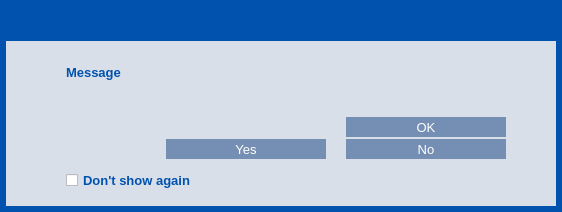
<?xml version="1.0" encoding="UTF-8"?>
<ui version="4.0">
 <class>MessageBoxDialog</class>
 <widget class="QDialog" name="MessageBoxDialog">
  <property name="geometry">
   <rect>
    <x>0</x>
    <y>0</y>
    <width>562</width>
    <height>212</height>
   </rect>
  </property>
  <property name="sizePolicy">
   <sizepolicy hsizetype="Preferred" vsizetype="Minimum">
    <horstretch>0</horstretch>
    <verstretch>0</verstretch>
   </sizepolicy>
  </property>
  <property name="minimumSize">
   <size>
    <width>550</width>
    <height>0</height>
   </size>
  </property>
  <property name="windowTitle">
   <string/>
  </property>
  <property name="styleSheet">
   <string notr="true">#MessageBoxDialog {
	background-color: rgb(0, 82, 174);
}

/* =========== CheckBox ==============*/
QCheckBox {
    spacing: 5px;
	color: #0052AE;
}

QCheckBox::indicator {
    width: 12px;
    height: 12px;
}

QCheckBox::indicator:unchecked {
	image: url(:/res/check_unchecked.png);
}

QCheckBox::indicator:unchecked:hover {
    image: url(:/res/check_unchecked.png);
}

QCheckBox::indicator:unchecked:pressed {
    image: url(:/res/check_unchecked.png);
}

QCheckBox::indicator:checked {
	image: url(:/res/check_checked.png);
}

QCheckBox::indicator:checked:hover {
    image: url(:/res/check_checked.png);
}

QCheckBox::indicator:checked:pressed {
    image: url(:/res/check_checked.png);
}</string>
  </property>
  <layout class="QVBoxLayout" name="verticalLayout_2">
   <property name="spacing">
    <number>6</number>
   </property>
   <property name="margin">
    <number>6</number>
   </property>
   <item>
    <widget class="QFrame" name="frame">
     <property name="styleSheet">
      <string notr="true">#frame {
	background-color: #D8DFE9;
    border-style:none;
}</string>
     </property>
     <property name="frameShape">
      <enum>QFrame::StyledPanel</enum>
     </property>
     <property name="frameShadow">
      <enum>QFrame::Raised</enum>
     </property>
     <layout class="QVBoxLayout" name="verticalLayout" stretch="0,0,1,0,0,0,0,0">
      <property name="spacing">
       <number>0</number>
      </property>
      <property name="margin">
       <number>0</number>
      </property>
      <item>
       <widget class="QWidget" name="wCaption" native="true">
        <property name="minimumSize">
         <size>
          <width>0</width>
          <height>35</height>
         </size>
        </property>
        <property name="maximumSize">
         <size>
          <width>16777215</width>
          <height>35</height>
         </size>
        </property>
        <property name="styleSheet">
         <string notr="true">#wCaption {
	background-color:  rgb(0, 82, 174);
}</string>
        </property>
        <property name="is_header" stdset="0">
         <bool>true</bool>
        </property>
        <layout class="QHBoxLayout" name="horizontalLayout_19">
         <property name="margin">
          <number>0</number>
         </property>
         <item>
          <spacer name="horizontalSpacer_26">
           <property name="orientation">
            <enum>Qt::Horizontal</enum>
           </property>
           <property name="sizeType">
            <enum>QSizePolicy::Fixed</enum>
           </property>
           <property name="sizeHint" stdset="0">
            <size>
             <width>7</width>
             <height>20</height>
            </size>
           </property>
          </spacer>
         </item>
         <item>
          <widget class="QLabel" name="lbTitleIcon">
           <property name="sizePolicy">
            <sizepolicy hsizetype="Preferred" vsizetype="Preferred">
             <horstretch>0</horstretch>
             <verstretch>0</verstretch>
            </sizepolicy>
           </property>
           <property name="minimumSize">
            <size>
             <width>30</width>
             <height>30</height>
            </size>
           </property>
           <property name="maximumSize">
            <size>
             <width>30</width>
             <height>30</height>
            </size>
           </property>
           <property name="text">
            <string/>
           </property>
          </widget>
         </item>
         <item>
          <widget class="QLabel" name="lbTitle">
           <property name="font">
            <font>
             <pointsize>11</pointsize>
             <stylestrategy>PreferAntialias</stylestrategy>
            </font>
           </property>
           <property name="styleSheet">
            <string notr="true">QLabel {
	color: #E9D9D8;
}</string>
           </property>
           <property name="text">
            <string/>
           </property>
          </widget>
         </item>
         <item>
          <widget class="QPushButton" name="bClose">
           <property name="minimumSize">
            <size>
             <width>30</width>
             <height>30</height>
            </size>
           </property>
           <property name="maximumSize">
            <size>
             <width>30</width>
             <height>30</height>
            </size>
           </property>
           <property name="styleSheet">
            <string notr="true">QPushButton {	
	image: url(:/res/close_normal.png);
	border: 0px solid gray;
}
QPushButton:pressed:flat {
	image: url(:/res/close_normal.png);
}

QPushButton:hover {
	image: url(:/res/close_hover.png);
}</string>
           </property>
           <property name="text">
            <string notr="true"/>
           </property>
           <property name="flat">
            <bool>true</bool>
           </property>
          </widget>
         </item>
        </layout>
       </widget>
      </item>
      <item>
       <spacer name="verticalSpacer">
        <property name="orientation">
         <enum>Qt::Vertical</enum>
        </property>
        <property name="sizeType">
         <enum>QSizePolicy::Fixed</enum>
        </property>
        <property name="sizeHint" stdset="0">
         <size>
          <width>20</width>
          <height>24</height>
         </size>
        </property>
       </spacer>
      </item>
      <item>
       <layout class="QHBoxLayout" name="horizontalLayout_2">
        <item>
         <spacer name="horizontalSpacer">
          <property name="orientation">
           <enum>Qt::Horizontal</enum>
          </property>
          <property name="sizeType">
           <enum>QSizePolicy::Fixed</enum>
          </property>
          <property name="sizeHint" stdset="0">
           <size>
            <width>60</width>
            <height>20</height>
           </size>
          </property>
         </spacer>
        </item>
        <item>
         <widget class="QLabel" name="lbMainText">
          <property name="font">
           <font>
            <pointsize>10</pointsize>
            <weight>75</weight>
            <bold>true</bold>
           </font>
          </property>
          <property name="styleSheet">
           <string notr="true">QLabel {
	color: #0052AE;
}</string>
          </property>
          <property name="text">
           <string notr="true">Message</string>
          </property>
          <property name="scaledContents">
           <bool>true</bool>
          </property>
          <property name="alignment">
           <set>Qt::AlignLeading|Qt::AlignLeft|Qt::AlignTop</set>
          </property>
          <property name="wordWrap">
           <bool>true</bool>
          </property>
          <property name="textInteractionFlags">
           <set>Qt::LinksAccessibleByMouse|Qt::TextSelectableByMouse</set>
          </property>
         </widget>
        </item>
        <item>
         <spacer name="horizontalSpacer_2">
          <property name="orientation">
           <enum>Qt::Horizontal</enum>
          </property>
          <property name="sizeType">
           <enum>QSizePolicy::Fixed</enum>
          </property>
          <property name="sizeHint" stdset="0">
           <size>
            <width>50</width>
            <height>20</height>
           </size>
          </property>
         </spacer>
        </item>
       </layout>
      </item>
      <item>
       <spacer name="verticalSpacer_3">
        <property name="orientation">
         <enum>Qt::Vertical</enum>
        </property>
        <property name="sizeType">
         <enum>QSizePolicy::Fixed</enum>
        </property>
        <property name="sizeHint" stdset="0">
         <size>
          <width>20</width>
          <height>16</height>
         </size>
        </property>
       </spacer>
      </item>
      <item>
       <widget class="QWidget" name="wAcceptHolder" native="true">
        <property name="minimumSize">
         <size>
          <width>0</width>
          <height>22</height>
         </size>
        </property>
        <layout class="QHBoxLayout" name="horizontalLayout">
         <property name="spacing">
          <number>0</number>
         </property>
         <property name="margin">
          <number>0</number>
         </property>
         <item>
          <spacer name="horizontalSpacer_3">
           <property name="orientation">
            <enum>Qt::Horizontal</enum>
           </property>
           <property name="sizeHint" stdset="0">
            <size>
             <width>40</width>
             <height>20</height>
            </size>
           </property>
          </spacer>
         </item>
         <item>
          <widget class="QPushButton" name="bSign">
           <property name="font">
            <font>
             <pointsize>10</pointsize>
             <stylestrategy>PreferAntialias</stylestrategy>
            </font>
           </property>
           <property name="styleSheet">
            <string notr="true">QPushButton {
	background-color: #758EB3;
	color: #FFFFFF;
	border: 0px solid gray;
	max-height: 20px;
	min-height: 20px;
	max-width: 160px;
	min-width: 160px;
}

QPushButton:hover {
	background-color: #0099CC;
}

QPushButton:pressed:flat {
	background-color: #0099CC;
}</string>
           </property>
           <property name="text">
            <string>OK</string>
           </property>
           <property name="flat">
            <bool>true</bool>
           </property>
          </widget>
         </item>
         <item>
          <spacer name="horizontalSpacer_4">
           <property name="orientation">
            <enum>Qt::Horizontal</enum>
           </property>
           <property name="sizeType">
            <enum>QSizePolicy::Fixed</enum>
           </property>
           <property name="sizeHint" stdset="0">
            <size>
             <width>50</width>
             <height>20</height>
            </size>
           </property>
          </spacer>
         </item>
        </layout>
       </widget>
      </item>
      <item>
       <widget class="QWidget" name="wYesNoHolder" native="true">
        <property name="minimumSize">
         <size>
          <width>0</width>
          <height>22</height>
         </size>
        </property>
        <layout class="QHBoxLayout" name="horizontalLayout_4">
         <property name="spacing">
          <number>0</number>
         </property>
         <property name="margin">
          <number>0</number>
         </property>
         <item>
          <spacer name="horizontalSpacer_7">
           <property name="orientation">
            <enum>Qt::Horizontal</enum>
           </property>
           <property name="sizeHint" stdset="0">
            <size>
             <width>40</width>
             <height>20</height>
            </size>
           </property>
          </spacer>
         </item>
         <item>
          <widget class="QPushButton" name="bYes">
           <property name="font">
            <font>
             <pointsize>10</pointsize>
             <stylestrategy>PreferAntialias</stylestrategy>
            </font>
           </property>
           <property name="styleSheet">
            <string notr="true">QPushButton {
    background-color: #758EB3;
	color: #FFFFFF;
	border: 0px solid gray;
	max-height: 20px;
	min-height: 20px;
	max-width: 160px;
	min-width: 160px;
}

QPushButton:hover {
	background-color: #0099CC;
}

QPushButton:pressed:flat {
	background-color: #0099CC;
}</string>
           </property>
           <property name="text">
            <string>Yes</string>
           </property>
           <property name="flat">
            <bool>true</bool>
           </property>
          </widget>
         </item>
         <item>
          <spacer name="horizontalSpacer_9">
           <property name="orientation">
            <enum>Qt::Horizontal</enum>
           </property>
           <property name="sizeType">
            <enum>QSizePolicy::Fixed</enum>
           </property>
           <property name="sizeHint" stdset="0">
            <size>
             <width>20</width>
             <height>20</height>
            </size>
           </property>
          </spacer>
         </item>
         <item>
          <widget class="QPushButton" name="bNo">
           <property name="font">
            <font>
             <pointsize>10</pointsize>
             <stylestrategy>PreferAntialias</stylestrategy>
            </font>
           </property>
           <property name="styleSheet">
            <string notr="true">QPushButton {
	background-color: #758EB3;
	color: #FFFFFF;
	border: 0px solid gray;
	max-height: 20px;
	min-height: 20px;
	max-width: 160px;
	min-width: 160px;
}

QPushButton:hover {
	background-color: #0099CC;
}

QPushButton:pressed:flat {
	background-color: #0099CC;
}</string>
           </property>
           <property name="text">
            <string>No</string>
           </property>
           <property name="flat">
            <bool>true</bool>
           </property>
          </widget>
         </item>
         <item>
          <spacer name="horizontalSpacer_8">
           <property name="orientation">
            <enum>Qt::Horizontal</enum>
           </property>
           <property name="sizeType">
            <enum>QSizePolicy::Fixed</enum>
           </property>
           <property name="sizeHint" stdset="0">
            <size>
             <width>50</width>
             <height>20</height>
            </size>
           </property>
          </spacer>
         </item>
        </layout>
       </widget>
      </item>
      <item>
       <widget class="QWidget" name="wCheckboxHolder" native="true">
        <property name="minimumSize">
         <size>
          <width>0</width>
          <height>22</height>
         </size>
        </property>
        <layout class="QHBoxLayout" name="horizontalLayout_5">
         <property name="spacing">
          <number>0</number>
         </property>
         <property name="leftMargin">
          <number>0</number>
         </property>
         <property name="topMargin">
          <number>10</number>
         </property>
         <property name="rightMargin">
          <number>0</number>
         </property>
         <property name="bottomMargin">
          <number>0</number>
         </property>
         <item>
          <spacer name="horizontalSpacer_11">
           <property name="orientation">
            <enum>Qt::Horizontal</enum>
           </property>
           <property name="sizeType">
            <enum>QSizePolicy::Fixed</enum>
           </property>
           <property name="sizeHint" stdset="0">
            <size>
             <width>60</width>
             <height>20</height>
            </size>
           </property>
          </spacer>
         </item>
         <item>
          <widget class="QCheckBox" name="cbDontShow">
           <property name="font">
            <font>
             <pointsize>10</pointsize>
             <weight>75</weight>
             <bold>true</bold>
            </font>
           </property>
           <property name="text">
            <string>Don't show again</string>
           </property>
          </widget>
         </item>
         <item>
          <spacer name="horizontalSpacer_10">
           <property name="orientation">
            <enum>Qt::Horizontal</enum>
           </property>
           <property name="sizeHint" stdset="0">
            <size>
             <width>40</width>
             <height>20</height>
            </size>
           </property>
          </spacer>
         </item>
        </layout>
       </widget>
      </item>
      <item>
       <spacer name="verticalSpacer_2">
        <property name="orientation">
         <enum>Qt::Vertical</enum>
        </property>
        <property name="sizeType">
         <enum>QSizePolicy::Fixed</enum>
        </property>
        <property name="sizeHint" stdset="0">
         <size>
          <width>20</width>
          <height>16</height>
         </size>
        </property>
       </spacer>
      </item>
     </layout>
    </widget>
   </item>
  </layout>
 </widget>
 <resources/>
 <connections>
  <connection>
   <sender>bSign</sender>
   <signal>clicked()</signal>
   <receiver>MessageBoxDialog</receiver>
   <slot>accept()</slot>
   <hints>
    <hint type="sourcelabel">
     <x>458</x>
     <y>121</y>
    </hint>
    <hint type="destinationlabel">
     <x>370</x>
     <y>105</y>
    </hint>
   </hints>
  </connection>
  <connection>
   <sender>bClose</sender>
   <signal>clicked()</signal>
   <receiver>MessageBoxDialog</receiver>
   <slot>reject()</slot>
   <hints>
    <hint type="sourcelabel">
     <x>546</x>
     <y>20</y>
    </hint>
    <hint type="destinationlabel">
     <x>392</x>
     <y>43</y>
    </hint>
   </hints>
  </connection>
  <connection>
   <sender>bYes</sender>
   <signal>clicked()</signal>
   <receiver>MessageBoxDialog</receiver>
   <slot>accept()</slot>
   <hints>
    <hint type="sourcelabel">
     <x>224</x>
     <y>129</y>
    </hint>
    <hint type="destinationlabel">
     <x>274</x>
     <y>78</y>
    </hint>
   </hints>
  </connection>
  <connection>
   <sender>bNo</sender>
   <signal>clicked()</signal>
   <receiver>MessageBoxDialog</receiver>
   <slot>reject()</slot>
   <hints>
    <hint type="sourcelabel">
     <x>404</x>
     <y>129</y>
    </hint>
    <hint type="destinationlabel">
     <x>274</x>
     <y>78</y>
    </hint>
   </hints>
  </connection>
 </connections>
</ui>
